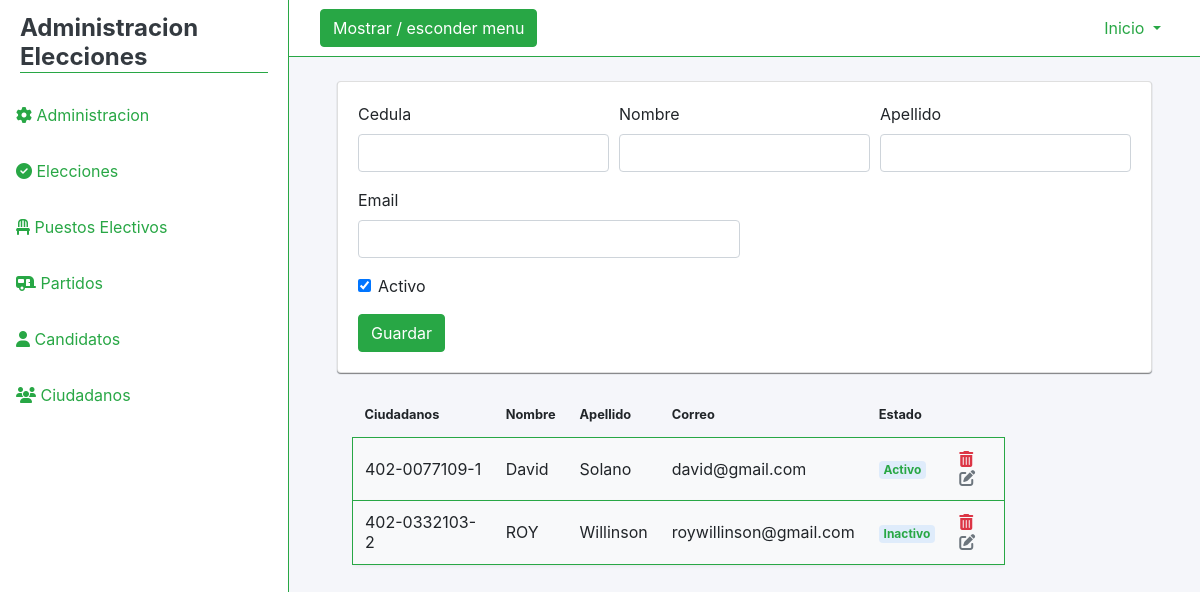
The app's page /ciudadanos/vistas/addCiudadano.php (signed in) with its own data.
### tables this page shows
CREATE TABLE `ciudadanos` (
  `Cedula` varchar(45) NOT NULL,
  `Nombre` varchar(45) DEFAULT NULL,
  `Apellido` varchar(45) DEFAULT NULL,
  `Email` varchar(45) DEFAULT NULL,
  `Estado` varchar(45) DEFAULT NULL
);

### ciudadanos/servicios/CiudadanoServiceDataBase.php (called while the page is built, shortened)
<?php
class CiudadanoServiceDatabase
{
    private $context;
    public function __construct()
    {
        $this->context = new Conexion();
    }
    public function GetList()
    {
        $ciudadanos = array();
        $db = $this->context->conectar();
        $stmt = $db->prepare("SELECT * FROM ciudadanos ORDER BY Estado ");
        $stmt->execute();
        $result = $stmt->get_result();
        if ($result->num_rows !== 0) {
            while ($row = $result->fetch_object()) {
                $ciudadano = new Ciudadano();
                $ciudadano->InicializarDatos($row->Cedula, $row->Nombre, $row->Apellido, $row->Email, $row->Estado);
                array_push($ciudadanos, $ciudadano);
            }
        }
        return $ciudadanos;
    }
}

### ciudadanos/servicios/ciudadano.php (called while the page is built, shortened)
<?php
class Ciudadano
{
    public function InicializarDatos($Cedula, $Nombre, $Apellido, $Email, $Estado)
    {
        $this->Cedula = $Cedula;
        $this->Nombre = $Nombre;
        $this->Apellido = $Apellido;
        $this->Email = $Email;
        $this->Estado = $Estado;
    }
}

### ciudadanos/vistas/addCiudadano.php (the view, shortened to what this page needs)
<?php
require_once '../servicios/CiudadanoServiceDatabase.php';
require_once '../servicios/ciudadano.php';
$ciudadano = new CiudadanoServiceDatabase();
$lista = $ciudadano->GetList();
?>
<!DOCTYPE html>
<html lang="en">
<head>
    <link rel="stylesheet" href="../../assets/css/admin.css" type="text/css">
    <link rel="stylesheet" href="https://stackpath.bootstrapcdn.com/bootstrap/4.5.0/css/bootstrap.min.css">
</head>
<body>
<div class="d-flex" id="content-wrapper">
    <div id="sidebar-container" class="bg-white border-right border-success">
      <div class="logo">
        <h4 class="font-weight-bold mb-0 text-dark border-bottom border-success">Administracion Elecciones</h4>
      </div>
      <div class="menu list-group-flush">
       <a href="../../admin/menuAdmin.php" class="list-group-item list-group-item-action text-success bg-white p-3 border-0"><i class="fas fa-cog"></i> Administracion</a>
        <a href="../../elecciones/vistas/addElecciones.php" class="list-group-item list-group-item-action text-success bg-white p-3 border-0"><i class="fas fa-check-circle"></i> Elecciones</a>
        <a href="../../puestosElectivos/vistas/addPuestoElectivo.php" class="list-group-item list-group-item-action text-success bg-white p-3 border-0"><i class="fas fa-chair"></i> Puestos Electivos</a>
        <a href="../../partidos/vistas/addPartido.php" class="list-group-item list-group-item-action text-success bg-white p-3 border-0"><i class="fas fa-caravan"></i> Partidos</a>
         <a href="../../candidatos/vistas/addCandidato.php" class="list-group-item list-group-item-action text-success bg-white p-3 border-0"><i class="fas fa-user"></i> Candidatos</a>
        <a href="../../ciudadanos/vistas/addCiudadano.php" class="list-group-item list-group-item-action text-success bg-white p-3 border-0"> <i class="fas fa-users"></i> Ciudadanos</a>
      </div>
    </div>
    <div id="page-content-wrapper" class="w-100 bg-light-blue">
      <nav class="navbar navbar-expand-lg navbar-light bg-white border-bottom border-success">
        <div class="container">
          <button class="btn btn-success text-white" id="menu-toggle">Mostrar / esconder menu</button>
          <div class="collapse navbar-collapse" id="navbarSupportedContent">
            <ul class="navbar-nav ml-auto mt-2 mt-lg-0">
              <li class="nav-item dropdown">
                <a class="nav-link text-success dropdown-toggle" href="#" id="navbarDropdown" role="button"
                  data-toggle="dropdown" aria-haspopup="true" aria-expanded="false">
                 Inicio
                </a>
              </li>
            </ul>
          </div>
        </div>
      </nav>
      <div class="container-fluid pl-5 pt-4 pr-5">
                    <div class="">
                    <div class="card card-elec">
  <div class="card-body">
<form method="POST" action="../servicios/add.php" enctype="multipart/form-data">
  <div class="form-row">
    <div class="form-group col-md-4">
      <label for="cedula">Cedula</label>
      <input type="text" class="form-control" id="cedula" name="cedula" required>
    </div>
    <div class="form-group col-md-4">
      <label for="nombre">Nombre</label>
      <input type="text" class="form-control" id="nombre" name="nombre" required>
    </div>
     <div class="form-group col-md-4">
      <label for="apellido">Apellido</label>
      <input type="text" class="form-control" id="apellido" name="apellido" required>
    </div>
  </div>
  <div class="form-row">
      <div class="form-group col-md-6">
      <label for="email">Email</label>
      <input type="email" class="form-control" id="email" name="email" required>
  </div>
  </div>
  <div class="form-group">
    <div class="form-check">
      <input class="form-check-input" type="checkbox" id="gridCheck" checked name="activo">
      <label class="form-check-label" for="gridCheck" >
        Activo
      </label>
    </div>
  </div>
  <button type="submit" class="btn btn-success">Guardar</button>
</form>
  </div>
</div>
                  </div>
</div>
            <div class="col-xl-9 col-lg-12 ml-5 mt-3">
              <div class="table-responsive">
                <table class="table">
                  <thead>
                    <tr>
                      <th colspan="col"><small class="font-weight-bold">Ciudadanos<small></th>
     <th scope="col"><small class="font-weight-bold">Nombre<small></th>
                      <th scope="col"><small class="font-weight-bold">Apellido<small></th>
                       <th scope="col"><small class="font-weight-bold">Correo<small></th>
                       <th scope="col"><small class="font-weight-bold">Estado<small></th>
                    </tr>
                  </thead>
                  <tbody>
                      <?php foreach ($lista as $list): ?>
                    <tr class="shadow-sm border border-success rounded">
                      <td class="align-middle"><span class="d-block"> <?php echo $list->Cedula; ?></span></td>
                      <td class="align-middle"><span class="d-block"> <?php echo $list->Nombre; ?></span></td>
                      <td class="align-middle"><span class="d-block"> <?php echo $list->Apellido; ?> </span></td>
                      <td class="align-middle"><span class="d-block"> <?php echo $list->Email; ?> </span></td>
                      <td class="align-middle"><span class="badge badge-primary text-success"> <?php echo $list->Estado ?></span></td>
                      <td class="align-middle">
                          <a href="../servicios/borrar.php?id=<?php echo $list->Cedula; ?>"> <i class="fas fa-trash-alt text-danger"></i></a>
                         <a href="editCiudadano.php?id=<?php echo $list->Cedula; ?>">  <i class="fas fa-edit text-secondary"></i>   </td></a>
                    </tr>
                    <?php endforeach;?>
                  </tbody>
                </table>
              </div>
            </div>
</body>
</html>

### assets/css/admin.css (style rules this page uses)
:root { --light-blue: #F5F6FA; }
body { overflow: hidden; font-family: 'Muli', sans-serif; width: 100%; overflow-y: scroll; }
.bg-light-blue { background-color: var(--light-blue) !important; }
.shadow-sm { box-shadow: 0 0 1.25rem rgba(11,37,75,.05); }
#sidebar-container { min-height: 100vh; margin-left: -18rem; -webkit-box-shadow: 5px 0px 5px 0px rgba(0,0,0,0.1); -moz-box-shadow: 5px 0px 5px 0px rgba(0,0,0,0.1); box-shadow: 5px 0px 5px 0px rgba(0,0,0,0.1); -webkit-transition: margin .25s ease-out; -moz-transition: margin .25s ease-out; -o-transition: margin .25s ease-out; transition: margin .25s ease-out; }
#sidebar-container .logo { padding: 0.875rem 1.25rem; }
#sidebar-container .menu { width: 18rem; }
.card-elec { box-shadow: 0 1px 1px gray, 0 1px 1px rgba(0, 123, 255, .1); }
.badge { padding: .5rem 1rem; }
.bg-primary, .badge-primary { background-color: rgba(0, 123, 255, .1) !important; }
table { border-collapse: separate; border-spacing: 0 .5rem; }
table thead th { border: 0 !important; }
table tbody tr { background-color: var(--light); }
table tbody td { border-top: 0 !important; line-height: 1.2; }
@media (min-width: 768px) { #sidebar-container { margin-left: 0; } }

### records on screen
ciudadanos: Cedula "402-0077109-1", Nombre "David", Apellido "Solano", Email "david@gmail.com", Estado "Activo"
ciudadanos: Cedula "402-0332103-2", Nombre "ROY", Apellido "Willinson", Email "roywillinson@gmail.com", Estado "Inactivo"
